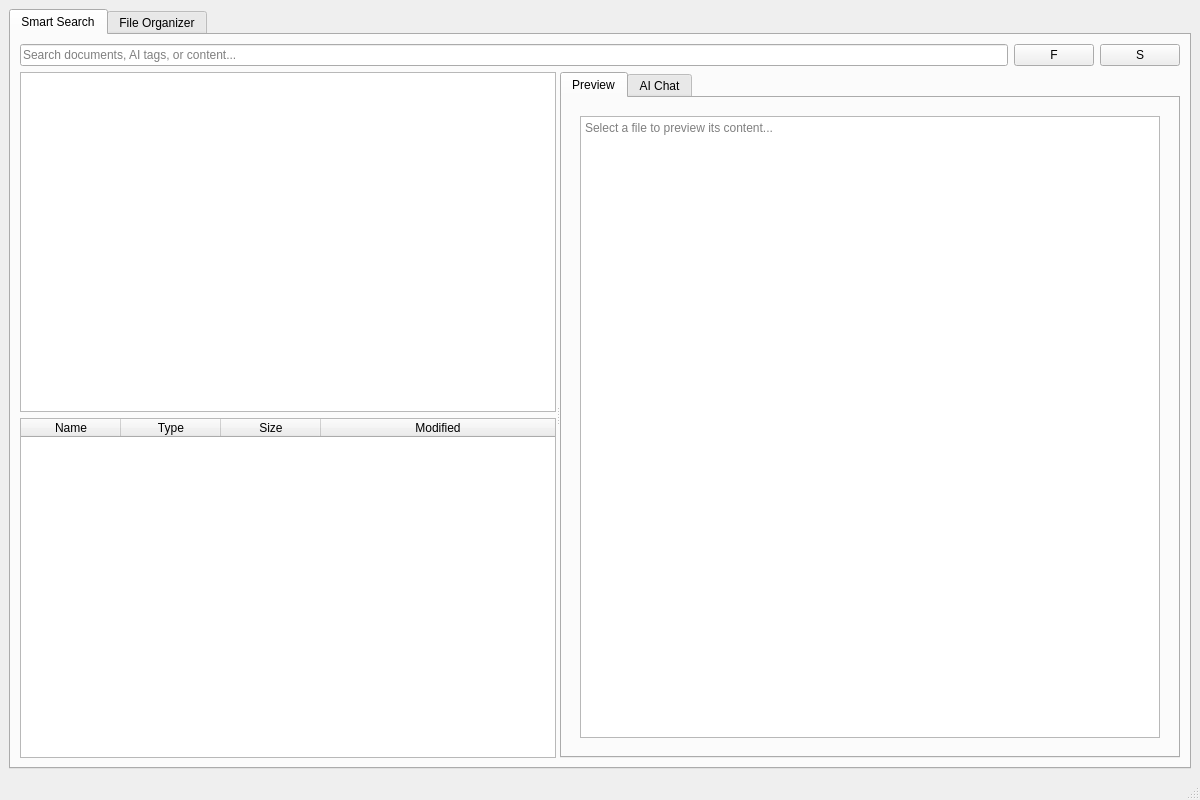
<?xml version="1.0" encoding="UTF-8"?>
<ui version="4.0">
 <class>MainWindow</class>
 <widget class="QMainWindow" name="MainWindow">
  <property name="geometry">
   <rect>
    <x>0</x>
    <y>0</y>
    <width>1200</width>
    <height>800</height>
   </rect>
  </property>
  <property name="windowTitle">
   <string>Document Hub</string>
  </property>
  <widget class="QWidget" name="centralwidget">
   <layout class="QVBoxLayout" name="main_vertical_layout">
    <item>
     <widget class="QTabWidget" name="main_tab_widget">
      <property name="currentIndex">
       <number>0</number>
      </property>

      <!-- ================= SMART SEARCH TAB ================= -->
      <widget class="QWidget" name="tab_smart_search">
       <attribute name="title">
        <string>Smart Search</string>
       </attribute>
       <layout class="QVBoxLayout" name="smart_search_layout">

        <!-- SEARCH BAR -->
        <item>
         <layout class="QHBoxLayout" name="search_bar_layout">
          <item>
           <widget class="QLineEdit" name="search_bar">
            <property name="placeholderText">
             <string>Search documents, AI tags, or content...</string>
            </property>
           </widget>
          </item>
          <item>
           <widget class="QPushButton" name="filter_button">
            <property name="text">
             <string>F</string>
            </property>
           </widget>
          </item>
          <item>
           <widget class="QPushButton" name="settings_button">
            <property name="text">
             <string>S</string>
            </property>
           </widget>
          </item>
         </layout>
        </item>

        <!-- TAG CHIPS -->
        <item>
         <layout class="QHBoxLayout" name="tag_chip_layout"/>
        </item>

        <!-- MAIN HORIZONTAL SPLITTER (LEFT + RIGHT) -->
        <item>
         <widget class="QSplitter" name="main_search_splitter">
          <property name="orientation">
           <enum>Qt::Horizontal</enum>
          </property>

          <!-- ===== LEFT CONTAINER ===== -->
          <widget class="QWidget" name="left_container">
           <layout class="QVBoxLayout" name="left_vertical_layout">
            <property name="spacing">
             <number>6</number>
            </property>
            <item>
             <widget class="QTreeView" name="explorer_tree_view">
              <property name="headerHidden">
               <bool>false</bool>
              </property>
             </widget>
            </item>
            <item>
             <widget class="QTableWidget" name="results_table">
              <property name="editTriggers">
               <set>QAbstractItemView::NoEditTriggers</set>
              </property>
              <property name="selectionBehavior">
               <enum>QAbstractItemView::SelectRows</enum>
              </property>
              <property name="horizontalScrollMode">
               <enum>QAbstractItemView::ScrollPerPixel</enum>
              </property>
              <attribute name="horizontalHeaderStretchLastSection">
               <bool>true</bool>
              </attribute>
              <column>
               <property name="text">
                <string>Name</string>
               </property>
              </column>
              <column>
               <property name="text">
                <string>Type</string>
               </property>
              </column>
              <column>
               <property name="text">
                <string>Size</string>
               </property>
              </column>
              <column>
               <property name="text">
                <string>Modified</string>
               </property>
              </column>
             </widget>
            </item>
           </layout>
          </widget>

          <!-- ===== RIGHT CONTAINER ===== -->
          <widget class="QTabWidget" name="preview_tab_widget">
           <property name="currentIndex">
            <number>0</number>
           </property>

           <!-- Preview Tab -->
           <widget class="QWidget" name="tab_preview">
            <attribute name="title">
             <string>Preview</string>
            </attribute>
            <layout class="QVBoxLayout" name="preview_layout">
             <item>
              <widget class="QStackedWidget" name="preview_stack">
               <property name="currentIndex">
                <number>0</number>
               </property>
               <widget class="QWidget" name="page_text">
                <layout class="QVBoxLayout" name="page_text_layout">
                 <item>
                  <widget class="QTextBrowser" name="file_preview_text">
                   <property name="readOnly">
                    <bool>true</bool>
                   </property>
                   <property name="placeholderText">
                    <string>Select a file to preview its content...</string>
                   </property>
                  </widget>
                 </item>
                </layout>
               </widget>
               <widget class="QWidget" name="page_image">
                <layout class="QVBoxLayout" name="page_image_layout">
                 <item>
                  <widget class="QLabel" name="image_preview_label">
                   <property name="alignment">
                    <set>Qt::AlignCenter</set>
                   </property>
                  </widget>
                 </item>
                </layout>
               </widget>
               <widget class="QWidget" name="page_default">
                <layout class="QVBoxLayout" name="page_default_layout">
                 <item>
                  <widget class="QLabel" name="default_preview_label">
                   <property name="text">
                    <string>Preview not available for this file type.</string>
                   </property>
                   <property name="alignment">
                    <set>Qt::AlignCenter</set>
                   </property>
                  </widget>
                 </item>
                </layout>
               </widget>
              </widget>
             </item>
            </layout>
           </widget>

           <!-- AI Chat Tab -->
           <widget class="QWidget" name="tab_ai_chat">
            <attribute name="title">
             <string>AI Chat</string>
            </attribute>
            <layout class="QVBoxLayout" name="ai_chat_layout">
             <item>
              <widget class="QTextBrowser" name="ai_chat_area">
               <property name="placeholderText">
                <string>Ask a question about the document in the 'Preview' tab to start chatting...</string>
               </property>
              </widget>
             </item>
             <item>
              <layout class="QHBoxLayout" name="ai_input_layout">
               <item>
                <widget class="QLineEdit" name="ai_question_input">
                 <property name="placeholderText">
                  <string>Ask a question...</string>
                 </property>
                </widget>
               </item>
               <item>
                <widget class="QPushButton" name="ai_ask_button">
                 <property name="text">
                  <string>Ask AI</string>
                 </property>
                </widget>
               </item>
              </layout>
             </item>
            </layout>
           </widget>
          </widget>
         </widget>
        </item>
       </layout>
      </widget>

      <!-- ================= FILE ORGANIZER TAB ================= -->
      <widget class="QWidget" name="tab_file_organizer">
       <attribute name="title">
        <string>File Organizer</string>
       </attribute>
       <layout class="QVBoxLayout" name="file_organizer_layout">
        <item>
         <widget class="QLabel" name="organizer_intro_label">
          <property name="text">
           <string>Organize loose files in a folder using AI. This will ignore all sub-folders.</string>
          </property>
          <property name="alignment">
           <set>Qt::AlignCenter</set>
          </property>
         </widget>
        </item>
        <item>
         <layout class="QHBoxLayout" name="organizer_path_layout">
          <item>
           <widget class="QLineEdit" name="organizer_source_path_input">
            <property name="placeholderText">
             <string>Select a "Source" folder to organize (e.g., /home/user/Downloads)</string>
            </property>
            <property name="readOnly">
             <bool>true</bool>
            </property>
           </widget>
          </item>
          <item>
           <widget class="QPushButton" name="organizer_source_browse_button">
            <property name="text">
             <string>Browse Source...</string>
            </property>
           </widget>
          </item>
         </layout>
        </item>
        <item>
         <layout class="QHBoxLayout" name="organizer_dest_layout">
          <item>
           <widget class="QLineEdit" name="organizer_dest_path_input">
            <property name="placeholderText">
             <string>Select a "Destination" folder for the organized files (e.g., /home/user/Documents)</string>
            </property>
            <property name="readOnly">
             <bool>true</bool>
            </property>
           </widget>
          </item>
          <item>
           <widget class="QPushButton" name="organizer_dest_browse_button">
            <property name="text">
             <string>Browse Destination...</string>
            </property>
           </widget>
          </item>
         </layout>
        </item>
        <item>
         <widget class="QPushButton" name="organizer_analyze_button">
          <property name="text">
           <string>1. Analyze Files</string>
          </property>
         </widget>
        </item>
        <item>
         <widget class="QTableWidget" name="organizer_table">
          <property name="editTriggers">
           <set>QAbstractItemView::NoEditTriggers</set>
          </property>
          <property name="selectionMode">
           <enum>QAbstractItemView::NoSelection</enum>
          </property>
          <attribute name="horizontalHeaderStretchLastSection">
           <bool>true</bool>
          </attribute>
          <column>
           <property name="text">
            <string>Organize</string>
           </property>
          </column>
          <column>
           <property name="text">
            <string>File Name</string>
           </property>
          </column>
          <column>
           <property name="text">
            <string>Suggested Category</string>
           </property>
          </column>
         </widget>
        </item>
        <item>
         <widget class="QPushButton" name="organizer_run_button">
          <property name="text">
           <string>2. Organize Checked Files</string>
          </property>
         </widget>
        </item>
       </layout>
      </widget>
     </widget>
    </item>
   </layout>
  </widget>

  <widget class="QMenuBar" name="menubar"/>
  <widget class="QStatusBar" name="statusbar"/>
 </widget>
 <resources/>
 <connections/>
</ui>
